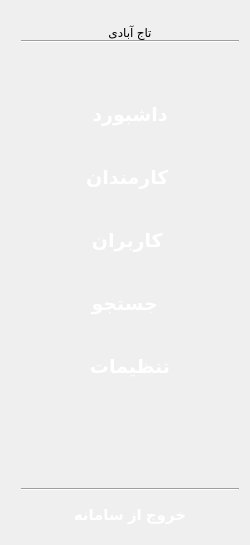
     <widget class="QWidget" name="sidebar_widget" native="true">
      <property name="sizePolicy">
       <sizepolicy hsizetype="Fixed" vsizetype="Preferred">
        <horstretch>0</horstretch>
        <verstretch>0</verstretch>
       </sizepolicy>
      </property>
      <property name="minimumSize">
       <size>
        <width>250</width>
        <height>0</height>
       </size>
      </property>
      <property name="maximumSize">
       <size>
        <width>250</width>
        <height>16777215</height>
       </size>
      </property>
      <property name="layoutDirection">
       <enum>Qt::LayoutDirection::LeftToRight</enum>
      </property>
      <property name="styleSheet">
       <string notr="true">QWidget#sidebar_widget {
    background-color: rgba(255, 255, 255, 45);
    border: 1px solid rgba(255, 255, 255, 110);
    border-radius: 28px;
}</string>
      </property>
      <layout class="QVBoxLayout" name="verticalLayout_2">
       <item>
        <layout class="QVBoxLayout" name="verticalLayout">
         <property name="spacing">
          <number>0</number>
         </property>
         <property name="sizeConstraint">
          <enum>QLayout::SizeConstraint::SetDefaultConstraint</enum>
         </property>
         <property name="leftMargin">
          <number>10</number>
         </property>
         <property name="topMargin">
          <number>0</number>
         </property>
         <property name="rightMargin">
          <number>0</number>
         </property>
         <property name="bottomMargin">
          <number>0</number>
         </property>
         <item>
          <layout class="QHBoxLayout" name="horizontalLayout">
           <item>
            <widget class="QLabel" name="logo_label">
             <property name="sizePolicy">
              <sizepolicy hsizetype="Expanding" vsizetype="Preferred">
               <horstretch>0</horstretch>
               <verstretch>0</verstretch>
              </sizepolicy>
             </property>
             <property name="maximumSize">
              <size>
               <width>90</width>
               <height>90</height>
              </size>
             </property>
             <property name="styleSheet">
              <string notr="true">QLabel#logo_label {
    border-image: url(:/images/Adamak_main.png);
    border-radius: 40px;
}</string>
             </property>
             <property name="text">
              <string/>
             </property>
             <property name="alignment">
              <set>Qt::AlignmentFlag::AlignCenter</set>
             </property>
            </widget>
           </item>
          </layout>
         </item>
         <item>
          <widget class="QLabel" name="user_name">
           <property name="maximumSize">
            <size>
             <width>16777215</width>
             <height>50</height>
            </size>
           </property>
           <property name="styleSheet">
            <string notr="true">QPushButton {
    background-color: transparent;
    color: white;
    border: none;
    border-radius: 15px;
    padding: 10px;
    font-family: &quot;Segoe UI&quot;;
    font-size: 15px;
    font-weight: bold;
}

QPushButton:hover {
    background-color: rgba(255, 80, 80, 70);
    border: 1px solid rgba(255, 120, 120, 100);
}

QPushButton:pressed {
    background-color: rgba(220, 60, 60, 100);
    border: 1px solid rgba(255, 100, 100, 130);
}</string>
           </property>
           <property name="text">
            <string>تاج آبادی</string>
           </property>
           <property name="alignment">
            <set>Qt::AlignmentFlag::AlignCenter</set>
           </property>
          </widget>
         </item>
         <item>
          <widget class="Line" name="line_2">
           <property name="orientation">
            <enum>Qt::Orientation::Horizontal</enum>
           </property>
          </widget>
         </item>
         <item>
          <spacer name="verticalSpacer">
           <property name="orientation">
            <enum>Qt::Orientation::Vertical</enum>
           </property>
           <property name="sizeType">
            <enum>QSizePolicy::Policy::Fixed</enum>
           </property>
           <property name="sizeHint" stdset="0">
            <size>
             <width>0</width>
             <height>50</height>
            </size>
           </property>
          </spacer>
         </item>
         <item>
          <widget class="QPushButton" name="dashbord_but">
           <property name="sizePolicy">
            <sizepolicy hsizetype="Fixed" vsizetype="Fixed">
             <horstretch>0</horstretch>
             <verstretch>0</verstretch>
            </sizepolicy>
           </property>
           <property name="maximumSize">
            <size>
             <width>300</width>
             <height>60</height>
            </size>
           </property>
           <property name="font">
            <font>
             <family>Segoe UI</family>
             <pointsize>-1</pointsize>
             <bold>true</bold>
            </font>
           </property>
           <property name="layoutDirection">
            <enum>Qt::LayoutDirection::RightToLeft</enum>
           </property>
           <property name="styleSheet">
            <string notr="true">QPushButton {
    background-color: transparent;
    color: white;
    border: none;
    border-radius: 15px;
    padding: 10px;
}

QPushButton:hover {
    background-color: rgba(255, 255, 255, 50);
    border: 1px solid rgba(255, 255, 255, 80);
}

QPushButton:checked  {
    background-color: rgba(80, 160, 255, 120);
    border: 1px solid rgba(120, 200, 255, 150);
}
QPushButton {
    background-color: transparent;
    color: white;
    border: none;
    border-radius: 15px;
    padding: 10px;
    font-family: &quot;Segoe UI&quot;;
    font-size: 19px;
    font-weight: bold;
}

QPushButton:hover {
    background-color: rgba(255, 255, 255, 50);
    border: 1px solid rgba(255, 255, 255, 80);
}

QPushButton:pressed {
    background-color: rgba(80, 160, 255, 120);
    border: 1px solid rgba(120, 200, 255, 150);
}</string>
           </property>
           <property name="text">
            <string>داشبورد</string>
           </property>
           <property name="icon">
            <iconset resource="../../resources/home_icon.qrc">
             <normaloff>:/images/c060a5ea-0698-4df2-bf98-bf5b92f713d1.png</normaloff>:/images/c060a5ea-0698-4df2-bf98-bf5b92f713d1.png</iconset>
           </property>
           <property name="iconSize">
            <size>
             <width>50</width>
             <height>50</height>
            </size>
           </property>
           <property name="checkable">
            <bool>true</bool>
           </property>
           <property name="checked">
            <bool>false</bool>
           </property>
          </widget>
         </item>
         <item>
          <spacer name="verticalSpacer_2">
           <property name="orientation">
            <enum>Qt::Orientation::Vertical</enum>
           </property>
           <property name="sizeType">
            <enum>QSizePolicy::Policy::Fixed</enum>
           </property>
           <property name="sizeHint" stdset="0">
            <size>
             <width>20</width>
             <height>20</height>
            </size>
           </property>
          </spacer>
         </item>
         <item>
          <widget class="QPushButton" name="employees_but">
           <property name="enabled">
            <bool>true</bool>
           </property>
           <property name="sizePolicy">
            <sizepolicy hsizetype="Fixed" vsizetype="Fixed">
             <horstretch>0</horstretch>
             <verstretch>0</verstretch>
            </sizepolicy>
           </property>
           <property name="maximumSize">
            <size>
             <width>300</width>
             <height>60</height>
            </size>
           </property>
           <property name="layoutDirection">
            <enum>Qt::LayoutDirection::RightToLeft</enum>
           </property>
           <property name="styleSheet">
            <string notr="true">QPushButton {
    background-color: transparent;
    color: white;
    border: none;
    border-radius: 15px;
    padding: 10px;
}

QPushButton:hover {
    background-color: rgba(255, 255, 255, 50);
    border: 1px solid rgba(255, 255, 255, 80);
}

QPushButton:checked  {
    background-color: rgba(80, 160, 255, 120);
    border: 1px solid rgba(120, 200, 255, 150);
}
QPushButton {
    background-color: transparent;
    color: white;
    border: none;
    border-radius: 15px;
    padding: 10px;
    font-family: &quot;Segoe UI&quot;;
    font-size: 19px;
    font-weight: bold;
}

QPushButton:hover {
    background-color: rgba(255, 255, 255, 50);
    border: 1px solid rgba(255, 255, 255, 80);
}

QPushButton:pressed {
    background-color: rgba(80, 160, 255, 120);
    border: 1px solid rgba(120, 200, 255, 150);
}</string>
           </property>
           <property name="text">
            <string>کارمندان </string>
           </property>
           <property name="icon">
            <iconset resource="../../resources/employees_logo_main.qrc">
             <normaloff>:/images/b2e30a1c-78b2-484d-9e76-eeb775bf3efe.png</normaloff>:/images/b2e30a1c-78b2-484d-9e76-eeb775bf3efe.png</iconset>
           </property>
           <property name="iconSize">
            <size>
             <width>40</width>
             <height>40</height>
            </size>
           </property>
           <property name="checkable">
            <bool>true</bool>
           </property>
          </widget>
         </item>
         <item>
          <spacer name="verticalSpacer_3">
           <property name="orientation">
            <enum>Qt::Orientation::Vertical</enum>
           </property>
           <property name="sizeType">
            <enum>QSizePolicy::Policy::Fixed</enum>
           </property>
           <property name="sizeHint" stdset="0">
            <size>
             <width>20</width>
             <height>20</height>
            </size>
           </property>
          </spacer>
         </item>
         <item>
          <widget class="QPushButton" name="users_but">
           <property name="sizePolicy">
            <sizepolicy hsizetype="Fixed" vsizetype="Fixed">
             <horstretch>0</horstretch>
             <verstretch>0</verstretch>
            </sizepolicy>
           </property>
           <property name="maximumSize">
            <size>
             <width>300</width>
             <height>60</height>
            </size>
           </property>
           <property name="layoutDirection">
            <enum>Qt::LayoutDirection::RightToLeft</enum>
           </property>
           <property name="styleSheet">
            <string notr="true">QPushButton {
    background-color: transparent;
    color: white;
    border: none;
    border-radius: 15px;
    padding: 10px;
}

QPushButton:hover {
    background-color: rgba(255, 255, 255, 50);
    border: 1px solid rgba(255, 255, 255, 80);
}

QPushButton:checked  {
    background-color: rgba(80, 160, 255, 120);
    border: 1px solid rgba(120, 200, 255, 150);
}
QPushButton {
    background-color: transparent;
    color: white;
    border: none;
    border-radius: 15px;
    padding: 10px;
    font-family: &quot;Segoe UI&quot;;
    font-size: 19px;
    font-weight: bold;
}

QPushButton:hover {
    background-color: rgba(255, 255, 255, 50);
    border: 1px solid rgba(255, 255, 255, 80);
}

QPushButton:pressed {
    background-color: rgba(80, 160, 255, 120);
    border: 1px solid rgba(120, 200, 255, 150);
}</string>
           </property>
           <property name="text">
            <string>کاربران </string>
           </property>
           <property name="icon">
            <iconset resource="../../resources/user_logo_main.qrc">
             <normaloff>:/images/9da65888-5452-42cc-99a5-c43c5d1c1e25.png</normaloff>:/images/9da65888-5452-42cc-99a5-c43c5d1c1e25.png</iconset>
           </property>
           <property name="iconSize">
            <size>
             <width>40</width>
             <height>40</height>
            </size>
           </property>
           <property name="checkable">
            <bool>true</bool>
           </property>
          </widget>
         </item>
         <item>
          <spacer name="verticalSpacer_4">
           <property name="orientation">
            <enum>Qt::Orientation::Vertical</enum>
           </property>
           <property name="sizeType">
            <enum>QSizePolicy::Policy::Fixed</enum>
           </property>
           <property name="sizeHint" stdset="0">
            <size>
             <width>20</width>
             <height>20</height>
            </size>
           </property>
          </spacer>
         </item>
         <item>
          <widget class="QPushButton" name="search_but">
           <property name="sizePolicy">
            <sizepolicy hsizetype="Fixed" vsizetype="Fixed">
             <horstretch>0</horstretch>
             <verstretch>0</verstretch>
            </sizepolicy>
           </property>
           <property name="maximumSize">
            <size>
             <width>300</width>
             <height>60</height>
            </size>
           </property>
           <property name="layoutDirection">
            <enum>Qt::LayoutDirection::RightToLeft</enum>
           </property>
           <property name="styleSheet">
            <string notr="true">QPushButton {
    background-color: transparent;
    color: white;
    border: none;
    border-radius: 15px;
    padding: 10px;
}

QPushButton:hover {
    background-color: rgba(255, 255, 255, 50);
    border: 1px solid rgba(255, 255, 255, 80);
}

QPushButton:checked  {
    background-color: rgba(80, 160, 255, 120);
    border: 1px solid rgba(120, 200, 255, 150);
}
QPushButton {
    background-color: transparent;
    color: white;
    border: none;
    border-radius: 15px;
    padding: 10px;
    font-family: &quot;Segoe UI&quot;;
    font-size: 19px;
    font-weight: bold;
}

QPushButton:hover {
    background-color: rgba(255, 255, 255, 50);
    border: 1px solid rgba(255, 255, 255, 80);
}

QPushButton:pressed {
    background-color: rgba(80, 160, 255, 120);
    border: 1px solid rgba(120, 200, 255, 150);
}</string>
           </property>
           <property name="text">
            <string>جستجو  </string>
           </property>
           <property name="icon">
            <iconset resource="../../resources/search_logo_main.qrc">
             <normaloff>:/images/774e6bc4-0dbc-4e70-8131-c78affd14da3.png</normaloff>:/images/774e6bc4-0dbc-4e70-8131-c78affd14da3.png</iconset>
           </property>
           <property name="iconSize">
            <size>
             <width>40</width>
             <height>40</height>
            </size>
           </property>
           <property name="checkable">
            <bool>true</bool>
           </property>
          </widget>
         </item>
         <item>
          <spacer name="verticalSpacer_5">
           <property name="orientation">
            <enum>Qt::Orientation::Vertical</enum>
           </property>
           <property name="sizeType">
            <enum>QSizePolicy::Policy::Fixed</enum>
           </property>
           <property name="sizeHint" stdset="0">
            <size>
             <width>20</width>
             <height>20</height>
            </size>
           </property>
          </spacer>
         </item>
         <item>
          <widget class="QPushButton" name="report_but">
           <property name="sizePolicy">
            <sizepolicy hsizetype="Fixed" vsizetype="Fixed">
             <horstretch>0</horstretch>
             <verstretch>0</verstretch>
            </sizepolicy>
           </property>
           <property name="maximumSize">
            <size>
             <width>300</width>
             <height>60</height>
            </size>
           </property>
           <property name="font">
            <font>
             <family>Segoe UI</family>
             <pointsize>-1</pointsize>
             <bold>true</bold>
            </font>
           </property>
           <property name="layoutDirection">
            <enum>Qt::LayoutDirection::RightToLeft</enum>
           </property>
           <property name="styleSheet">
            <string notr="true">QPushButton {
    background-color: transparent;
    color: white;
    border: none;
    border-radius: 15px;
    padding: 10px;
}

QPushButton:hover {
    background-color: rgba(255, 255, 255, 50);
    border: 1px solid rgba(255, 255, 255, 80);
}

QPushButton:checked  {
    background-color: rgba(80, 160, 255, 120);
    border: 1px solid rgba(120, 200, 255, 150);
}
QPushButton {
    background-color: transparent;
    color: white;
    border: none;
    border-radius: 15px;
    padding: 10px;
    font-family: &quot;Segoe UI&quot;;
    font-size: 19px;
    font-weight: bold;
}

QPushButton:hover {
    background-color: rgba(255, 255, 255, 50);
    border: 1px solid rgba(255, 255, 255, 80);
}

QPushButton:pressed {
    background-color: rgba(80, 160, 255, 120);
    border: 1px solid rgba(120, 200, 255, 150);
}</string>
           </property>
           <property name="text">
            <string>تنظیمات</string>
           </property>
           <property name="icon">
            <iconset resource="../../resources/reports_logo_main.qrc">
             <normaloff>:/images/934b5a52-04b2-4a9a-8704-d8186cc9c592.png</normaloff>:/images/934b5a52-04b2-4a9a-8704-d8186cc9c592.png</iconset>
           </property>
           <property name="iconSize">
            <size>
             <width>40</width>
             <height>40</height>
            </size>
           </property>
           <property name="checkable">
            <bool>true</bool>
           </property>
          </widget>
         </item>
         <item>
          <spacer name="verticalSpacer_6">
           <property name="orientation">
            <enum>Qt::Orientation::Vertical</enum>
           </property>
           <property name="sizeType">
            <enum>QSizePolicy::Policy::Fixed</enum>
           </property>
           <property name="sizeHint" stdset="0">
            <size>
             <width>20</width>
             <height>100</height>
            </size>
           </property>
          </spacer>
         </item>
         <item>
          <widget class="Line" name="line">
           <property name="orientation">
            <enum>Qt::Orientation::Horizontal</enum>
           </property>
          </widget>
         </item>
         <item>
          <spacer name="verticalSpacer_7">
           <property name="orientation">
            <enum>Qt::Orientation::Vertical</enum>
           </property>
           <property name="sizeType">
            <enum>QSizePolicy::Policy::Fixed</enum>
           </property>
           <property name="sizeHint" stdset="0">
            <size>
             <width>20</width>
             <height>5</height>
            </size>
           </property>
          </spacer>
         </item>
         <item>
          <widget class="QPushButton" name="exit_but">
           <property name="layoutDirection">
            <enum>Qt::LayoutDirection::RightToLeft</enum>
           </property>
           <property name="styleSheet">
            <string notr="true">QPushButton {
    background-color: transparent;
    color: white;
    border: none;
    border-radius: 15px;
    padding: 10px;
    font-family: &quot;Segoe UI&quot;;
    font-size: 15px;
    font-weight: bold;
}

QPushButton:hover {
    background-color: rgba(255, 80, 80, 70);
    border: 1px solid rgba(255, 120, 120, 100);
}

QPushButton:pressed {
    background-color: rgba(220, 60, 60, 100);
    border: 1px solid rgba(255, 100, 100, 130);
}</string>
           </property>
           <property name="text">
            <string>خروج از سامانه</string>
           </property>
           <property name="icon">
            <iconset resource="../../resources/exit_logo_main.qrc">
             <normaloff>:/images/473d8bb0-c378-493d-99e6-c0e32c6497c6.png</normaloff>:/images/473d8bb0-c378-493d-99e6-c0e32c6497c6.png</iconset>
           </property>
           <property name="iconSize">
            <size>
             <width>40</width>
             <height>40</height>
            </size>
           </property>
          </widget>
         </item>
        </layout>
       </item>
      </layout>
     </widget>
